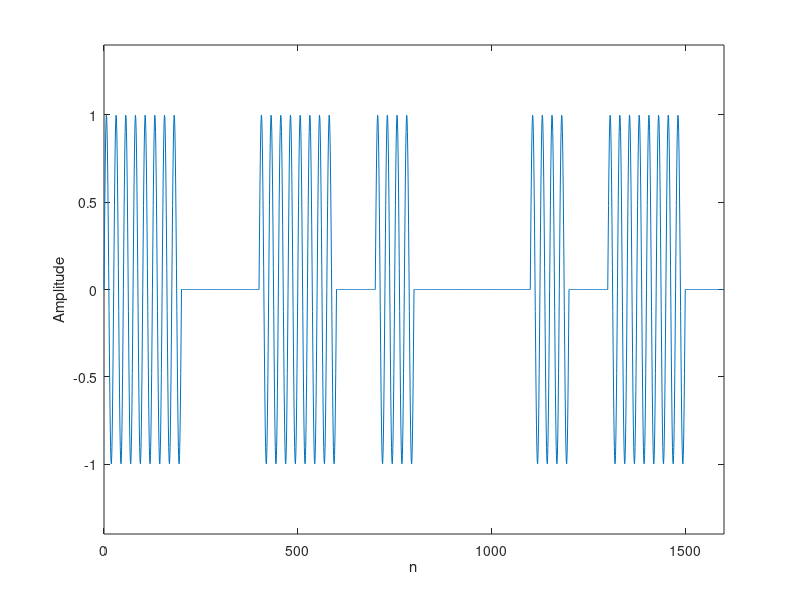

Source code (MATLAB):
% clean figure and load signal package (only for Octave)
clf
pkg load signal

% simulation parameters:
%  - nr of symbols
%  - nr of samples per symbol
%  - amplitude
%  - carrier frequency
nsym = 16;
nsamp = 100;
a = 1;
fc = 4;

% allocate space for total bit sequence
l = nsym*nsamp;
y = zeros(1,l-nsamp+1);

% initalize random output vector with +1 and -1
x = round(rand(1,nsym));

% for each overlap..
for i = 1:nsym
  % place one symbol into vector y, leaving nsamp samples of spacing
  kk = (i-1)*nsamp+1;
  y(kk:kk+nsamp) = x(i) * a * sin(2 * pi * fc / nsamp * [0:nsamp]);
end

% plot eye diagram
plot([0:nsym*nsamp], y)

% format: print axis labels, legend, and set plot range
ylabel('Amplitude')
axis([0 nsym*nsamp -1.4 1.4])
xlabel('n')
